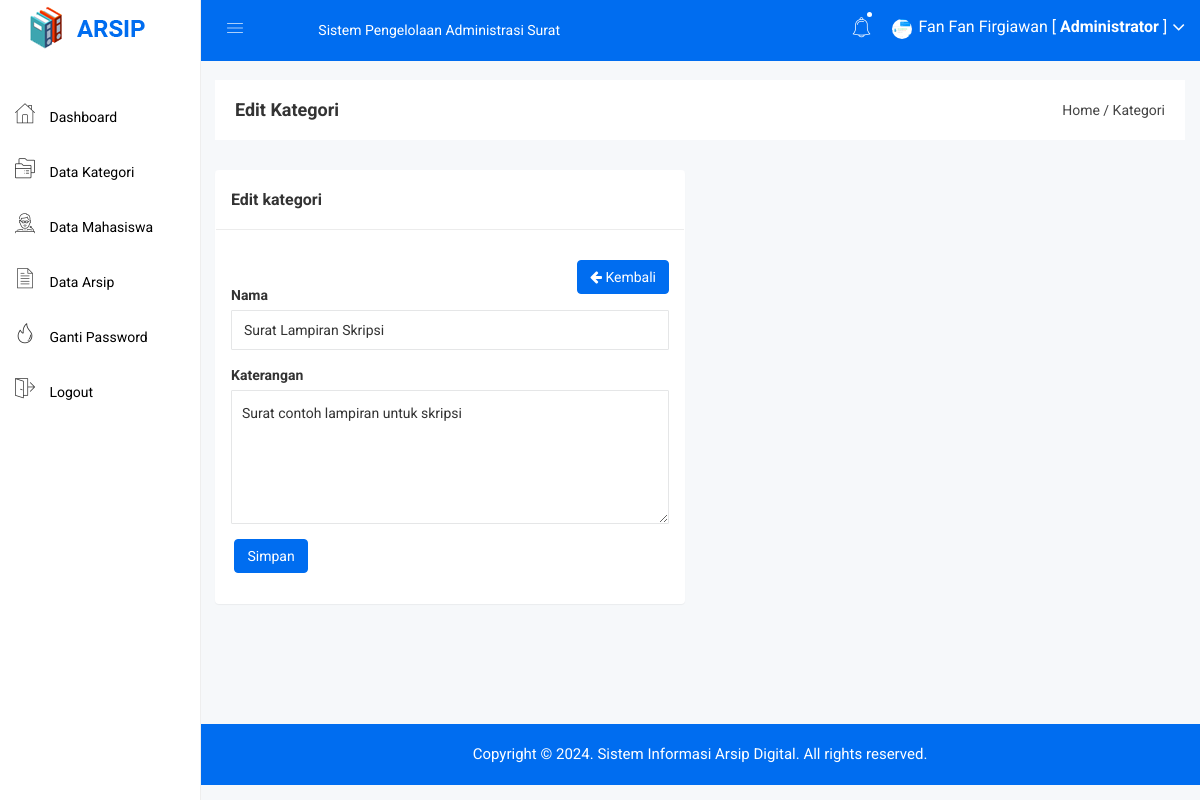
The app's page /admin/kategori_edit.php?id=8 (signed in) with its own data.
### tables this page shows
CREATE TABLE `kategori` (
  `kategori_id` int NOT NULL,
  `kategori_nama` varchar(255) NOT NULL,
  `kategori_keterangan` text NOT NULL
);

### admin/kategori_edit.php (the view, shortened to what this page needs)
<?php include 'header.php'; ?>
<div class="breadcome-area">
    <div class="container-fluid">
        <div class="row">
            <div class="col-lg-12 col-md-12 col-sm-12 col-xs-12">
                <div class="breadcome-list">
                    <div class="row">
                        <div class="col-lg-6 col-md-6 col-sm-6 col-xs-12">
                            <div class="breadcome-heading">
                                <h4 style="margin-bottom: 0px">Edit Kategori</h4>
                            </div>
                        </div>
                        <div class="col-lg-6 col-md-6 col-sm-6 col-xs-12">
                            <ul class="breadcome-menu" style="padding-top: 0px">
                                <li><a href="#">Home</a> <span class="bread-slash">/</span></li>
                                <li><span class="bread-blod">Kategori</span></li>
                            </ul>
                        </div>
                    </div>
                </div>
            </div>
        </div>
    </div>
</div>
<div class="container-fluid">
    <div class="row">
        <div class="col-lg-6">
            <div class="panel panel">
                <div class="panel-heading">
                    <h3 class="panel-title">Edit kategori</h3>
                </div>
                <div class="panel-body">
                    <div class="pull-right">
                        <a href="kategori.php" class="btn btn-primary"><i class="fa fa-arrow-left"></i> Kembali</a>
                    </div>
                    <br>
                    <br>
                    <?php
                    $id = $_GET['id'];
                    $data = mysqli_query($koneksi, "select * from kategori where kategori_id='$id'");
                    while($d = mysqli_fetch_array($data)){
                        ?>
                        <form method="post" action="kategori_update.php">
                            <div class="form-group">
                                <label>Nama</label>
                                <input type="text" class="form-control" name="nama" required="required" value="<?php echo $d['kategori_nama']; ?>">
                            </div>
                            <div class="form-group">
                                <label>Katerangan</label>
                                <textarea class="form-control" name="keterangan" required="required"><?php echo $d['kategori_keterangan']; ?></textarea>
                            </div>
                            <div class="form-group">
                                <input type="submit" class="btn btn-primary" value="Simpan">
                            </div>
                        </form>
                        <?php
                    }
                    ?>
                </div>
            </div>
        </div>
    </div>
</div>
<?php include 'footer.php'; ?>

### admin/header.php (shortened to what this page needs)
<!doctype html>
<html>
<head>
    <link rel="stylesheet" href="../assets/css/bootstrap.min.css">
    <link rel="stylesheet" href="../assets/css/font-awesome.min.css">
    <link rel="stylesheet" href="../assets/css/owl.carousel.css">
    <link rel="stylesheet" href="../assets/css/owl.theme.css">
    <link rel="stylesheet" href="../assets/css/owl.transitions.css">
    <link rel="stylesheet" href="../assets/css/animate.css">
    <link rel="stylesheet" href="../assets/css/normalize.css">
    <link rel="stylesheet" href="../assets/css/meanmenu.min.css">
    <link rel="stylesheet" href="../assets/css/main.css">
    <link rel="stylesheet" href="../assets/css/educate-custon-icon.css">
    <link rel="stylesheet" href="../assets/css/morrisjs/morris.css">
    <link rel="stylesheet" href="../assets/css/scrollbar/jquery.mCustomScrollbar.min.css">
    <link rel="stylesheet" href="../assets/css/metisMenu/metisMenu.min.css">
    <link rel="stylesheet" href="../assets/css/metisMenu/metisMenu-vertical.css">
    <link rel="stylesheet" href="../assets/css/calendar/fullcalendar.min.css">
    <link rel="stylesheet" href="../assets/css/calendar/fullcalendar.print.min.css">
    <link rel="stylesheet" href="/assets/style.css">
    <link rel="stylesheet" href="../assets/css/responsive.css">
    <link rel="stylesheet" href="../assets/css/style.css">
    <link rel="stylesheet" type="text/css" href="../assets/js/DataTables/datatables.css">
    <?php
    include '../koneksi.php';
    ?>
</head>
<body>
    <div class="left-sidebar-pro">
        <nav id="sidebar" class="">
            <div class="sidebar-header">
                <a href="index.html"><img class="main-logo" src="../assets/img/logo/logo.png" alt="" /></a>
            </div>
            <div class="left-custom-menu-adp-wrap comment-scrollbar">
                <nav class="sidebar-nav left-sidebar-menu-pro" style="margin-top: 30px">
                    <ul class="metismenu" id="menu1">
                        <li class="active">
                            <a href="index.php">
                                <span class="educate-icon educate-home icon-wrap"></span>
                                <span class="mini-click-non">Dashboard</span>
                            </a>
                        </li>
                        <li>
                            <a href="kategori.php" aria-expanded="false"><span class="educate-icon educate-course icon-wrap sub-icon-mg" aria-hidden="true"></span> <span class="mini-click-non">Data Kategori</span></a>
                        </li>
                        <li>
                            <a href="mahasiswa.php" aria-expanded="false"><span class="educate-icon educate-professor icon-wrap sub-icon-mg" aria-hidden="true"></span> <span class="mini-click-non">Data Mahasiswa</span></a>
                        </li>
                        <li>
                            <a href="arsip.php" aria-expanded="false"><span class="educate-icon educate-data-table icon-wrap sub-icon-mg" aria-hidden="true"></span> <span class="mini-click-non">Data Arsip</span></a>
                        </li>
                        <li>
                            <a href="gantipassword.php" aria-expanded="false"><span class="educate-icon educate-danger icon-wrap sub-icon-mg" aria-hidden="true"></span> <span class="mini-click-non">Ganti Password</span></a>
                        </li>
                        <li>
                            <a href="logout.php" aria-expanded="false"><span class="educate-icon educate-pages icon-wrap sub-icon-mg" aria-hidden="true"></span> <span class="mini-click-non">Logout</span></a>
                        </li>
                    </ul>
                </nav>
            </div>
        </nav>
    </div>
    <div class="all-content-wrapper">
        <div class="container-fluid">
            <div class="row">
                <div class="col-lg-12 col-md-12 col-sm-12 col-xs-12">
                    <div class="logo-pro">
                        <a href="index.html"><img class="main-logo" src="../assets/img/logo/logo.png" alt="" /></a>
                    </div>
                </div>
            </div>
        </div>
        <div class="header-advance-area">
            <div class="header-top-area">
                <div class="container-fluid">
                    <div class="row">
                        <div class="col-lg-12 col-md-12 col-sm-12 col-xs-12">
                            <div class="header-top-wraper">
                                <div class="row">
                                    <div class="col-lg-1 col-md-0 col-sm-12 col-xs-12">
                                        <div class="menu-switcher-pro">
                                            <button type="button" id="sidebarCollapse" class="btn bar-button-pro header-drl-controller-btn btn-info navbar-btn">
                                                <i class="educate-icon educate-nav"></i>
                                            </button>
                                        </div>
                                    </div>
                                    <div class="col-lg-5 col-md-6 col-sm-12 col-xs-12">
                                        <div class="header-top-menu tabl-d-n">
                                            <ul class="nav navbar-nav mai-top-nav">
                                                <li class="nav-item"><a href="#" class="nav-link">Sistem Pengelolaan Administrasi Surat</a></li>
                                            </ul>
                                        </div>
                                    </div>
                                    <div class="col-lg-6 col-md-6 col-sm-12 col-xs-12">
                                        <div class="header-right-info">
                                            <ul class="nav navbar-nav mai-top-nav header-right-menu">
                                                <li class="nav-item">
                                                    <a href="#" data-toggle="dropdown" role="button" aria-expanded="false" class="nav-link dropdown-toggle"><i class="educate-icon educate-bell" aria-hidden="true"></i><span class="indicator-nt"></span></a>
                                            </li>
                                            <li class="nav-item">
                                                <a href="#" data-toggle="dropdown" role="button" aria-expanded="false" class="nav-link dropdown-toggle">
                                                    <?php
                                                    $id_admin = $_SESSION['id'];
                                                    $profil = mysqli_query($koneksi,"select * from admin where admin_id='$id_admin'");
                                                    $profil = mysqli_fetch_assoc($profil);
                                                    if($profil['admin_foto'] == ""){
                                                      ?>
                                                      <img src="../gambar/sistem/user.png" style="width: 20px;height: 20px">
                                                  <?php }else{ ?>
                                                    <img src="../gambar/admin/<?php echo $profil['admin_foto'] ?>" style="width: 20px;height: 20px">
                                                <?php } ?>
                                                <span class="admin-name"><?php echo $_SESSION['nama']; ?> [ <b>Administrator</b> ]</span>
                                                <i class="fa fa-angle-down edu-icon edu-down-arrow"></i>
                                            </a>
                                        </li>
                                    </ul>
                                </div>
                            </div>
                        </div>
                    </div>
                </div>
            </div>
        </div>
    </div>
</div>

### assets/css/main.css (style rules this page uses)
html { color: #222; font-size: 1em; line-height: 1.4; }
audio, canvas, iframe, img, svg, video { vertical-align: middle; }
textarea { resize: vertical; }

### assets/css/metisMenu/metisMenu-vertical.css (style rules this page uses)
.sidebar-nav { background: #fff; }
.sidebar-nav ul { padding: 0; margin: 0; list-style: none; background: #f5f5f5; }
.sidebar-nav .metismenu { background: #fff; display: -webkit-box; display: -ms-flexbox; display: flex; -webkit-box-orient: vertical; -webkit-box-direction: normal; -ms-flex-direction: column; flex-direction: column; }
.sidebar-nav .metismenu li + li { margin-top: 5px; }
.sidebar-nav .metismenu li:last-child { margin-bottom: 5px; }
.sidebar-nav .metismenu > li { display: -webkit-box; display: -ms-flexbox; display: flex; -webkit-box-orient: vertical; -webkit-box-direction: normal; -ms-flex-direction: column; flex-direction: column; position: relative; }
.sidebar-nav .metismenu a { position: relative; display: block; padding: 13px 15px; color: #444; outline-width: 0; transition: all .3s ease-out; font-size:16px; font-weight:400; }
.sidebar-nav .metismenu li .icon-wrap { margin-right:5px; font-size:20px; color:#303030; }
.sidebar-nav .metismenu li .sub-icon-mg { margin-right:5px; font-size:16px; }

### assets/css/style.css (style rules this page uses)
.btn-primary { background: #006df0; color: white !important; border: 1px solid #006df0; }
.panel-heading { padding: 20px 15px; border-bottom: 1px solid #ececec; }
.sidebar-nav .metismenu a { position: relative; display: block; padding: 13px 15px; color: #000; outline-width: 0; transition: all .3s ease-out; font-size: 14px; font-weight: 400; }
.sidebar-nav .metismenu a > .icon-wrap { font-size: 20px; margin-right: 11px; }
#sidebar { border-right: 1px solid #eee; }
.all-content-wrapper { min-height: 500px; }

### records on screen
kategori: nama "Surat Lampiran Skripsi", keterangan "Surat contoh lampiran untuk skripsi"

### other values on screen
$_SESSION['nama'] "Fan Fan Firgiawan"
